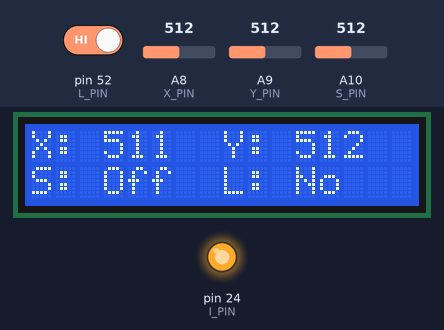
Recording of a sketch running on a simulated Arduino Mega 2560, built with avr-gcc and run on an emulated ATmega2560. On the bench: 16×2 character LCD, output pins drawn as LEDs (lit = HIGH). The inputs (shaded band) are chosen by the test bench; at power-on: A10 (S_PIN) = 512, pin 52 (L_PIN) HIGH, A8 (X_PIN) = 512, A9 (Y_PIN) = 512.

Above: at 1.2 s.
1.3 s: A10 (S_PIN) set to 52
4.1 s: A10 (S_PIN) set to 46
At 4.46 s:
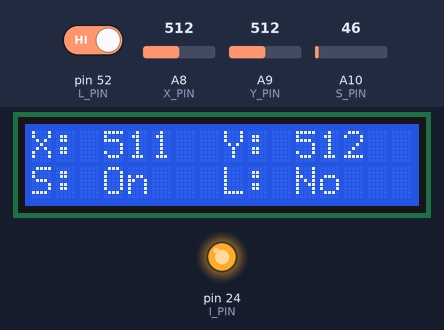
6.5 s: pin 52 (L_PIN) driven LOW
At 6.86 s:
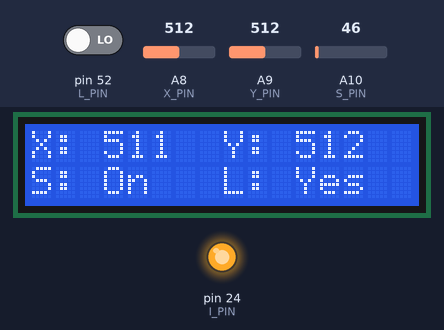
8.9 s: A8 (X_PIN) set to 716
At 9.46 s:
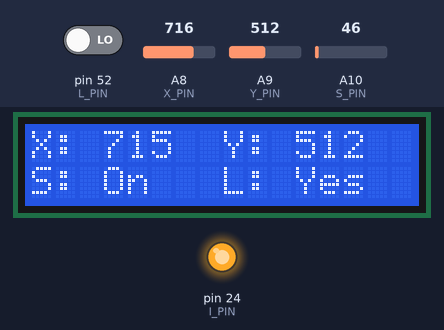
10.5 s: A9 (Y_PIN) set to 716
At 11.06 s:
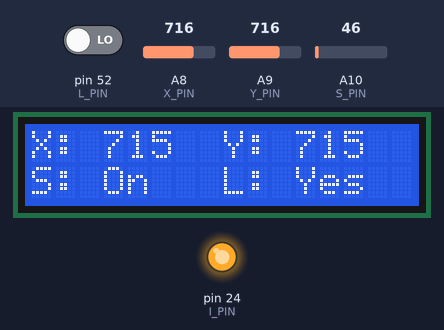
12.1 s: A8 (X_PIN) set to 900
At 12.66 s:
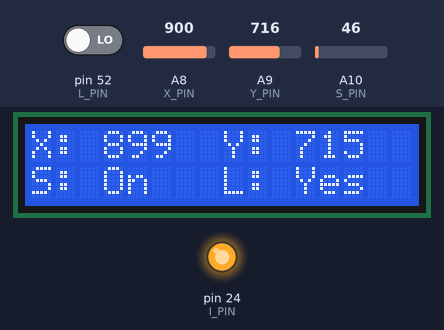
Timing chart, 0 to 14.7 s (numbered marks = the images above; inputs shaded):
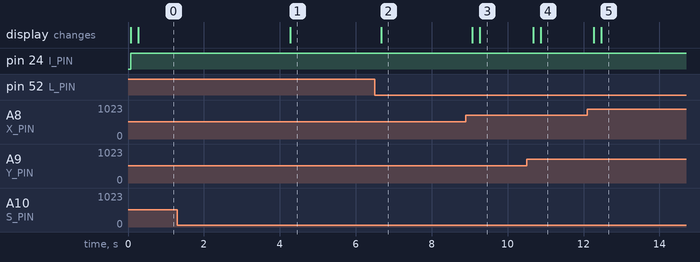

Measured:
- the behaviour switches between 50 and 49 on A10 (S_PIN) (found by bisection; images 0 and 1)
- after the input at 4.1 s, the display: changes after 0.17 s (image 1)
- after the input at 6.5 s, the display: changes after 0.17 s (image 2)
- after the input at 8.9 s, the display: first changes after 0.17 s (image 3 shows a later state)
- after the input at 10.5 s, the display: first changes after 0.17 s (image 4 shows a later state)
- after the input at 12.1 s, the display: first changes after 0.17 s (image 5 shows a later state)

The sketch:

base.ino
```cpp
#include "scheduler.h"
#include <LiquidCrystal.h>

#define DEBUG false

#define I_PIN 24
#define L_PIN 52
#define X_PIN A8
#define Y_PIN A9
#define S_PIN A10
#define X_0 502
#define Y_0 512
#define DEADZONE 10
#define ALPHA 0.8
#define DELTA 8

int x = X_0;
int y = Y_0;
int swtch = 0;
int on = -1;
bool toggle = false;
bool light = false;

int rs = 8, en = 9, d4 = 4, d5 = 5, d6 = 6, d7 = 7;
LiquidCrystal lcd(rs, en, d4, d5, d6, d7);

int format(int value, int zerod) {
  int norm = value - zerod;
  if (norm < 10 && norm > -10) {
    return 0;
  }
  return min(max(int(norm / DELTA), -62), 62);
}

void getControls() {
  x = ALPHA * analogRead(X_PIN) + (1 - ALPHA) * x;
  y = ALPHA * analogRead(Y_PIN) + (1 - ALPHA) * y;
  swtch = analogRead(S_PIN);

  if (swtch < 50 && !toggle) {
    on *= -1;
    toggle = true;
  } else if (swtch >= 50 && toggle) {
    toggle = false;
  }

  if (DEBUG) {
    Serial.println(String("(" + String(format(x, X_0), DEC) + "," + String(format(y, Y_0), DEC) + "," + String(on, DEC) + ")"));
  }

  Serial2.print(String("(" + String(format(x, X_0), DEC) + "," + String(format(y, Y_0), DEC) + "," + String(on, DEC) + ")"));
}

void detectLight() {
  light = digitalRead(L_PIN) == 0;

  if (DEBUG) {
    Serial.println(light);
  }
}

void updateDisplay() {
  lcd.clear();
  // display x,y on topline
  lcd.print(String("X: " + String(x, DEC)));
  lcd.setCursor(8, 0);
  lcd.print(String("Y: " + String(y, DEC)));

  // display switch and light sensor
  lcd.setCursor(0, 1);
  String led = on == 1 ? "On" : "Off";
  lcd.print("S: " + led);
  lcd.setCursor(8, 1);
  String lite = light ? "Yes" : "No";
  lcd.print("L: " + lite);
}

void idle(uint32_t idle_period) {
  digitalWrite(I_PIN, HIGH);
  delay(idle_period);
  digitalWrite(I_PIN, LOW);
}

void setup() {
  Serial.begin(9600);
  Serial2.begin(9600);
  pinMode(S_PIN, INPUT);
  pinMode(L_PIN, INPUT);
  pinMode(I_PIN, OUTPUT);

  lcd.begin(16, 2);

  Scheduler_Init();

  Scheduler_StartTask(0, 100, getControls);
  Scheduler_StartTask(0, 100, detectLight);
  Scheduler_StartTask(0, 200, updateDisplay);

}

void loop() {

  uint32_t idlePeriod = Scheduler_Dispatch();

  if (idlePeriod) {
    idle(idlePeriod);
  }
}
```

scheduler.cpp
```cpp
/*
 * scheduler.cpp
 *
 *  Created on: 17-Feb-2011
 *      Author: nrqm
 *      Based on code by Jacob Schwartz
 */
#include "scheduler.h"

#include "Arduino.h"
#include <avr/interrupt.h>

typedef struct
{
	int32_t period;
	int32_t remaining_time;
	uint8_t is_running;
	task_cb callback;
} task_t;

task_t tasks[MAXTASKS];

uint32_t last_runtime;

void Scheduler_Init()
{
	last_runtime = millis();
}

void Scheduler_StartTask(int16_t delay, int16_t period, task_cb task)
{
	static uint8_t id = 0;
	if (id < MAXTASKS)
	{
		tasks[id].remaining_time = delay;
		tasks[id].period = period;
		tasks[id].is_running = 1;
		tasks[id].callback = task;
		id++;
	}
}

uint32_t Scheduler_Dispatch()
{
	uint8_t i;

	uint32_t now = millis();
	uint32_t elapsed = now - last_runtime;
	last_runtime = now;
	task_cb t = NULL;
	uint32_t idle_time = 0xFFFFFFFF;

	// update each task's remaining time, and identify the first ready task (if there is one).
	for (i = 0; i < MAXTASKS; i++)
	{
		if (tasks[i].is_running)
		{
			// update the task's remaining time
			tasks[i].remaining_time -= elapsed;
			if (tasks[i].remaining_time <= 0)
			{
				if (t == NULL)
				{
					// if this task is ready to run, and we haven't already selected a task to run,
					// select this one.
					t = tasks[i].callback;
					tasks[i].remaining_time += tasks[i].period;
				}
				idle_time = 0;
			}
			else
			{
				idle_time = min((uint32_t)tasks[i].remaining_time, idle_time);
			}
		}
	}
	if (t != NULL)
	{
		// If a task was selected to run, call its function.
		t();
	}
	return idle_time;
}
```

scheduler.h
```cpp
/*
 * scheduler.h
 *
 *  Created on: 17-Feb-2011
 *      Author: nrqm
 */

#ifndef SCHEDULER_H_
#define SCHEDULER_H_

#include <avr/io.h>

///Up to this many tasks can be run, in addition to the idle task
#define MAXTASKS	8

///A task callback function
typedef void (*task_cb)();

/**
 * Initialise the scheduler.  This should be called once in the setup routine.
 */
void Scheduler_Init();

/**
 * Start a task.
 * The function "task" will be called roughly every "period" milliseconds starting after "delay" milliseconds.
 * The scheduler does not guarantee that the task will run as soon as it can.  Tasks are executed until completion.
 * If a task misses its scheduled execution time then it simply executes as soon as possible.  Don't pass stupid
 * values (e.g. negatives) to the parameters.
 *
 * \param id The tasks ID number.  This must be between 0 and MAXTASKS (it is used as an array index).
 * \param delay The task will start after this many milliseconds.
 * \param period The task will repeat every "period" milliseconds.
 * \param task The callback function that the scheduler is to call.
 */
void Scheduler_StartTask(int16_t delay, int16_t period, task_cb task);

/**
 * Go through the task list and run any tasks that need to be run.  The main function should simply be this
 * function called as often as possible, plus any low-priority code that you want to run sporadically.
 */
uint32_t Scheduler_Dispatch();

#endif /* SCHEDULER_H_ */
```
